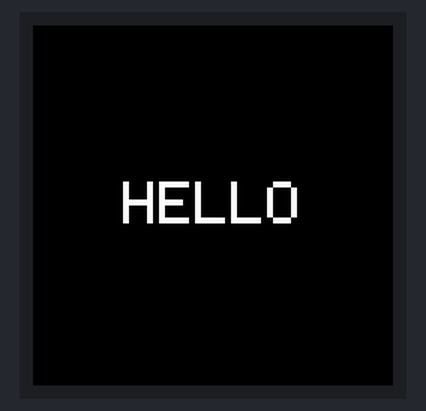
A sketch run on a simulated ESP32-S3. On the bench: 240×240 colour display. What the sketch prints to the serial monitor is not drawn.

Above: at 0.2 s.

The sketch:

hello_lcd.ino
```cpp
// Waveshare ESP32-S3-LCD-1.28  ->  GC9A01A 240x240 round IPS LCD
// Library: "GFX Library for Arduino" (Arduino_GFX by moononournation)
//
// VERIFIED pin map for THIS board:
//   DC = GPIO8, CS = GPIO9, SCK = GPIO10, MOSI = GPIO11, RST = GPIO14, BL = GPIO2
//   (주의: 백라이트는 GPIO2, RST는 GPIO14 — 흔히 잘못 알려진 40/12가 아님)

#include <Arduino_GFX_Library.h>

#define LCD_DC   8
#define LCD_CS   9
#define LCD_SCK  10
#define LCD_MOSI 11
#define LCD_RST  14
#define LCD_BL   2

Arduino_DataBus *bus = new Arduino_ESP32SPI(LCD_DC, LCD_CS, LCD_SCK, LCD_MOSI, GFX_NOT_DEFINED);
Arduino_GFX *gfx = new Arduino_GC9A01(bus, LCD_RST, 0 /* rotation */, true /* IPS */);

void setup() {
  Serial.begin(115200);
  Serial.println("hello");

  pinMode(LCD_BL, OUTPUT);
  digitalWrite(LCD_BL, HIGH);   // backlight ON (GPIO2)

  gfx->begin();
  gfx->fillScreen(0x0000);      // black

  gfx->setTextColor(0xFFFF);    // white
  gfx->setTextSize(4);
  gfx->setCursor(60, 104);      // centered on 240x240
  gfx->println("HELLO");
}

void loop() {
}
```
